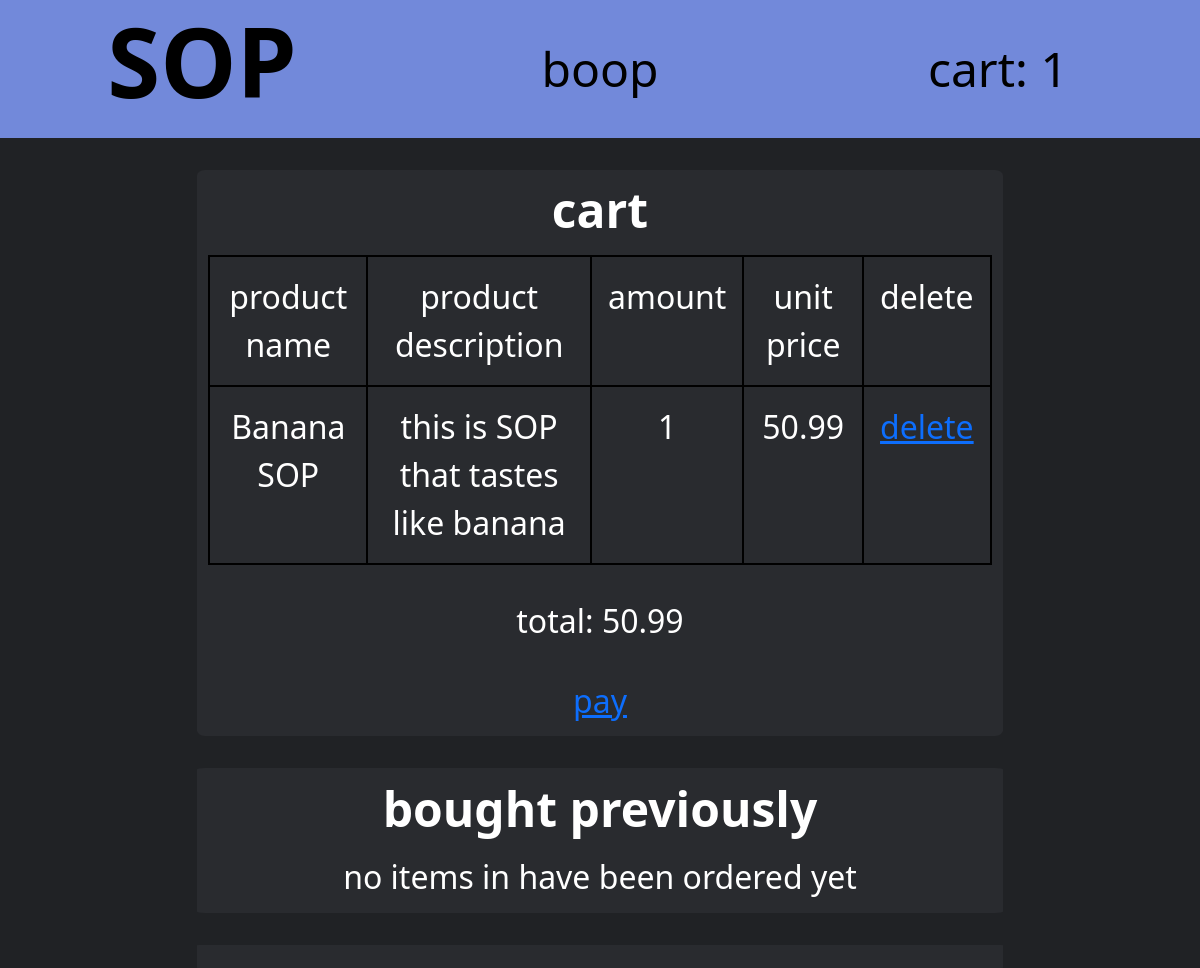
/cart.php (signed in), run on the app's committed database.
### tables this page shows
CREATE TABLE `orders` (
  `orderID` int(11) NOT NULL,
  `userID` int(11) NOT NULL,
  `productID` int(11) NOT NULL,
  `payDate` datetime DEFAULT NULL,
  `amount` int(11) DEFAULT 1
);

CREATE TABLE `products` (
  `productID` int(11) NOT NULL,
  `name` varchar(32) DEFAULT NULL,
  `stock` int(11) DEFAULT NULL,
  `description` varchar(255) DEFAULT NULL,
  `price` float DEFAULT NULL,
  `categoryID` int(11) NOT NULL
);

### html/classes/db.php (called while the page is built, shortened)
<?php
class Database{
    public $host = "localhost";
    public $user = "Webuser";
    public $password = "Lab2020";
    public $database = "storedb";
    public mysqli $link;
    public function connectDB(){
        $this->link = mysqli_connect($this->host, $this->user, $this->password) or die("error: no connection can be made to the host of the db");
    }
    public function openDB()
    {
        mysqli_select_db($this->link, $this->database) or die("couldn't open database");
    }
    public function getOrders(int $userID, bool $bPayed = false)
    {
        $userID = filter_var($userID, FILTER_VALIDATE_INT);
        $query = "SELECT * FROM orders INNER JOIN products on orders.ProductID = products.productID WHERE payDate is ".($bPayed ? "NOT " : "")." NULL AND userID = $userID;";
        $orders = mysqli_query($this->link, $query) or die("get orders for user failed");
        if($orders->num_rows > 0)
            return $orders;
        return false;
    }
}
    ?>

### html/classes/orders.php (the view, shortened to what this page needs)
<?php
    class Orders{
        static public function printTable($orders, bool $bPayDate)
        {
            echo("<table><tr>");
            $price = 0;
            echo("<th>product name</th><th>product description</th><th>amount</th><th>unit price</th>");
            if($bPayDate)
                echo("<th>pay date</th>");
            else
                echo("<th>delete</th></tr>");
            while($order = mysqli_fetch_array($orders))
            {
            echo("<tr>");
            echo("<td>".htmlspecialchars($order["name"])."</td>");
            echo("<td>".htmlspecialchars($order["description"])."</td>");
            echo("<td>".htmlspecialchars($order["amount"])."</td>");
            echo("<td>".htmlspecialchars($order["price"])."</td>");
            if($bPayDate)
                echo("<td>" . (isset($order["payDate"]) == true ? htmlspecialchars($order["payDate"]) : "not set")  ."</td>");
            else
                echo("<td><a href='".$_SERVER["PHP_SELF"]. "?Odel=".$order["orderID"]."'>delete</a></td>");
            echo("</tr>");
            $price += ($order["price"] * $order["amount"]);
            }
            echo("</table>");
            return $price;
        }
    }
?>

### css/gen.css (style rules this page uses)
:root { --fontSize: 32px; font-size: var(--fontSize); box-sizing: border-box; --NavBackground: #7289DA; --HoverColorP: #089EAC; --HoverColorS: #40444B; --Textcolor: white; --navTextColor: black; --BodyBackground: #202225; --HighlightColor: #EF4A25; --BoxBackground: #292B2F; }
body { background-color: var(--BodyBackground); max-width: 100%; }
.users, th, td, tr { border: 2px solid black; padding: .5em; }

### data on the page
orders: productID.name "Banana SOP", productID.description "this is SOP that tastes like banana", amount "1", productID.price "50.99"

### other printed values
$_SESSION["username"] "boop"
$amount "1"
$price "50.99"
